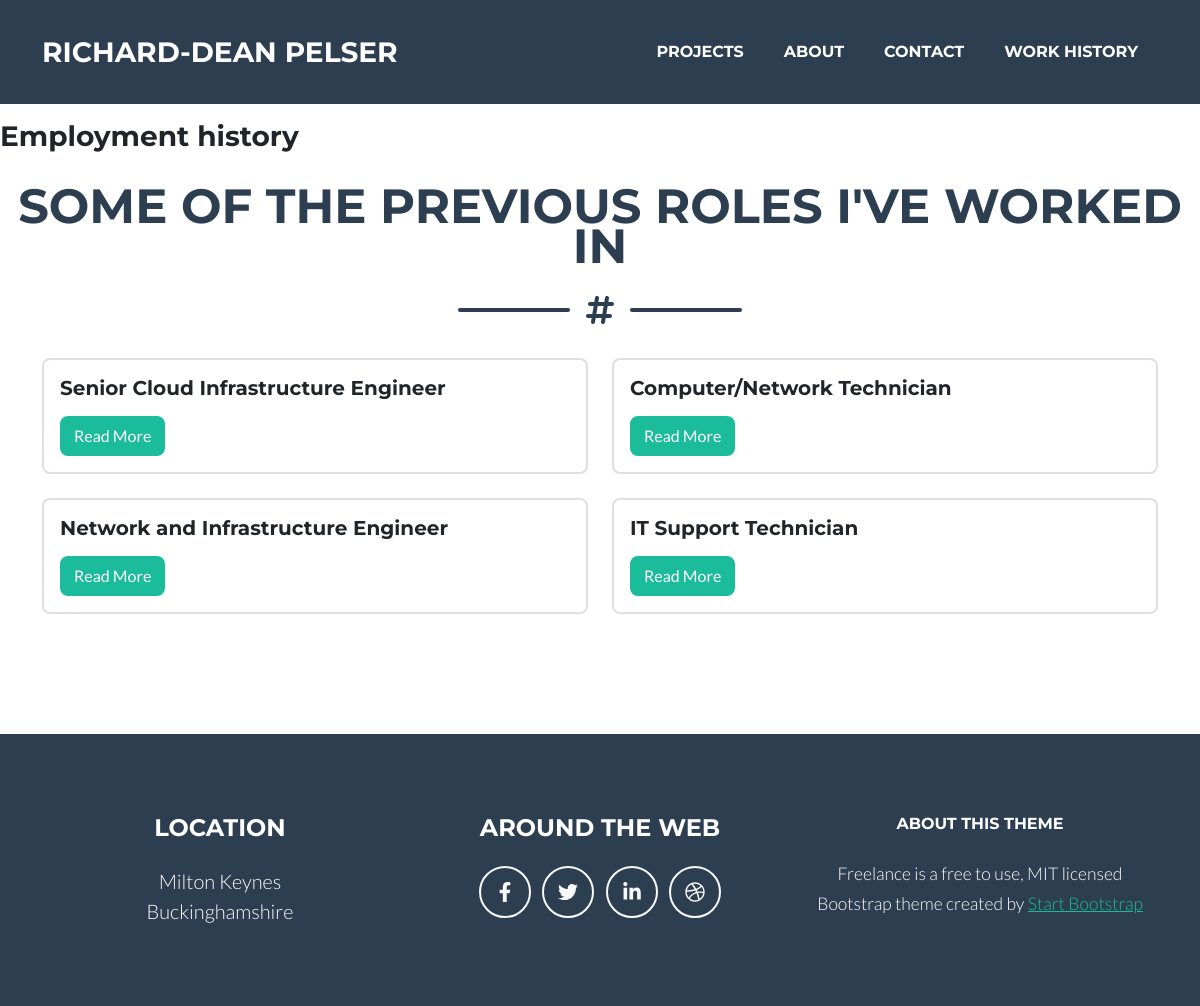
The page /workhistory/ on the database its author committed.
### portfolio/models.py (models this page shows, shortened)
class Role(models.Model):
    title = models.CharField(max_length=100, unique=True)
    slug = models.SlugField(max_length=100, unique=True)
    organisation = models.CharField(max_length=100, unique=True)
    body = RichTextUploadingField(null = True, blank=True)
    status = models.IntegerField(choices=ROLE_STATUS, default=0)

### portfolio/views.py (the view)
# urls.py: path('workhistory/', views.work_history_page, name="work_history_page"),
def work_history_page(request):
    roles = Role.objects.all()
    context = {'roles': roles}
    return render(request, 'workhistory.html', context)

### portfolio/templates/workhistory.html (shortened to what this page needs)
{% extends 'base.html' %}
{% load static %}
{% block content %}
<section class="page-section portfolio" id="portfolio">
    <h3>Employment history</h3>
    <br>
    <h2 class="page-section-heading text-center text-uppercase text-secondary mb-0">Some of the previous roles I've
        worked in</h2>
    <div class="divider-custom">
        <div class="divider-custom-line"></div>
        <div class="divider-custom-icon"><i class="fas fa-hashtag"></i></div>
        <div class="divider-custom-line"></div>
    </div>
    <div class="container">
        <div class="row">
            {% for role in roles %}
            <div class="col-md-6 mb-4">
                <div class="card">
                    <div class="card-body">
                        <h5 class="card-title">{{role.title}}</h5>
                        <a class="btn btn-primary" data-bs-toggle="modal"
                            data-bs-target="#portfolioModal-{{role.id}}">Read More</a>
                    </div>
                </div>
            </div>
            {% empty %}
            <h3>There are no roles in the database...</h3>
            {% endfor %}
        </div>
    </div>
</section>
{% endblock content %}

### rows shown on the page
Role: title "Senior Cloud Infrastructure Engineer"
Role: title "Computer/Network Technician"
Role: title "Network and Infrastructure Engineer"
Role: title "IT Support Technician"
